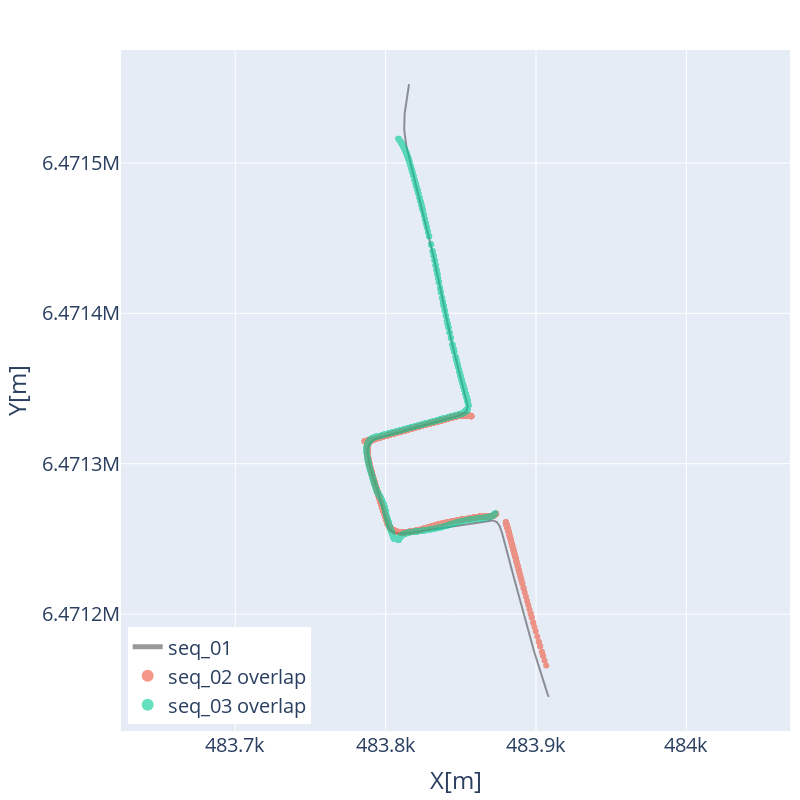
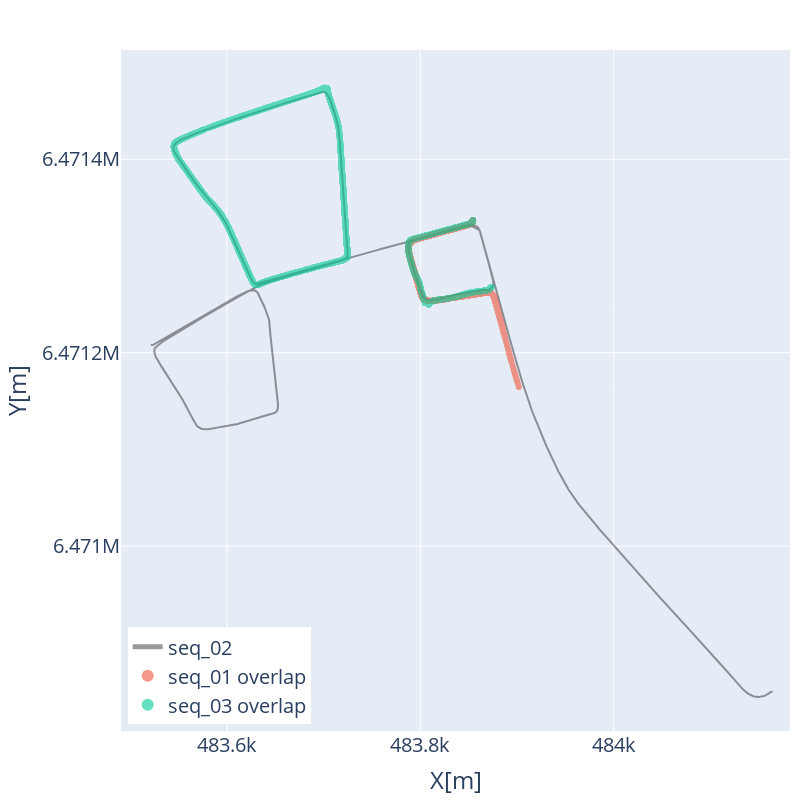
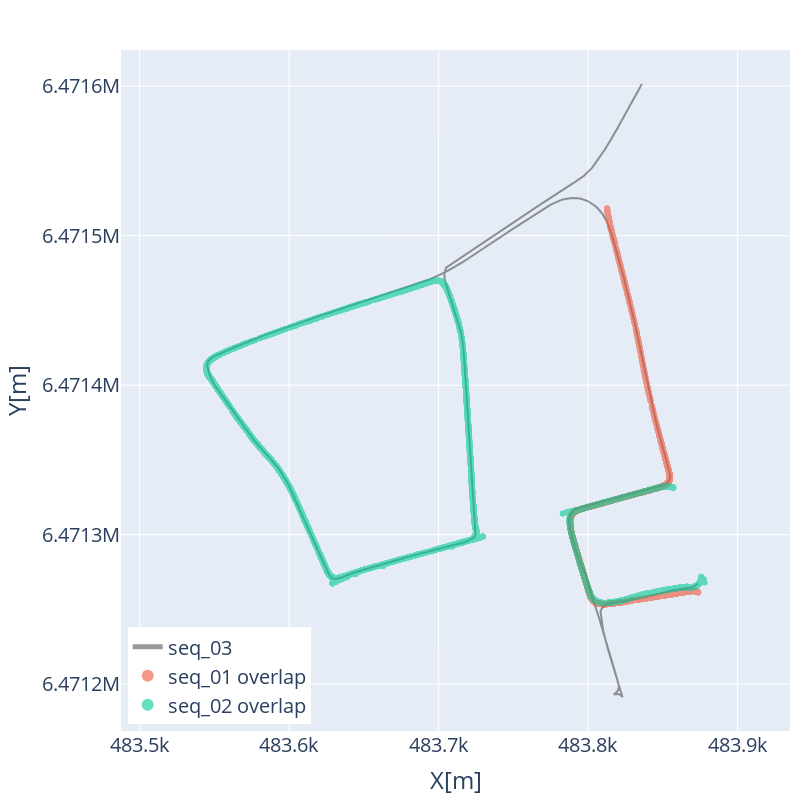

Notebook code cell kept with these figures, in order:
### Code cell
# -----------------------------------
# Plot overlaps with other sequences
# -----------------------------------

names = list(processors.keys())
overlaps = {"seq_01": {}, "seq_02": {}, "seq_03": {}}

for i in range(len(names)):
    for j in range(i + 1, len(names)):
        # print(f"{names[i]} vs {names[j]}")
        p1_name, p2_name = names[i], names[j]
        p1 = processors[names[i]].orbslam.mapping.gt.utm[["x", "y"]].to_numpy()
        p2 = processors[names[j]].orbslam.mapping.gt.utm[["x", "y"]].to_numpy()
        distances = cdist(p1, p2, "euclidean")
        pairs = np.argwhere(distances < 5.0)

        p1_indices = pairs[:, 0]
        p1_overlap = p1[p1_indices]

        p2_indices = pairs[:, 1]
        p2_overlap = p2[p2_indices]

        overlaps[p1_name][p2_name] = p2_overlap
        overlaps[p2_name][p1_name] = p1_overlap

for seq, overlap in overlaps.items():
    traces = [
        create_2d_scatter(
            processors[seq].orbslam.mapping.gt.utm,
            seq,
            mode="lines",
            opacity=0.4,
            color="black",
        )
    ]
    for overlap_seq, overlap in overlap.items():
        traces.append(
            create_2d_scatter(
                pd.DataFrame(overlap, columns=["x", "y"]),
                f"{overlap_seq} overlap",
                mode="markers",
                bold=True,
                opacity=0.6,
            )
        )
    fig = create_2d_fig(traces)
    fig.update_yaxes(
        title_text="Y[m]",
        scaleanchor="x",
        scaleratio=1,
        nticks=5,
    )
    fig.update_xaxes(
        title_text="X[m]",
        tickangle=0,
        nticks=5,
    )
    fig.update_layout(
        width=800,
        height=800,
        font=dict(size=20),
        margin={"t": 50, "b": 10, "l": 10, "r": 10},
        legend=dict(yanchor="bottom", y=0.01, xanchor="left", itemsizing="constant"),
    )
    fig.write_image(path.join(FIGURES_ROOT, f"{seq}_overlaps.png"), scale=2)
    fig.show()

### Figure 1 — Plotly figure (JSON) as saved in the notebook; plotly's stock layout.template omitted (floating-point values rounded to 4 significant figures; data arrays with more than 128 entries replaced by an {"elided": "..."} marker saying what was removed)
{"data": [{"marker": {"color": "black", "size": 3}, "mode": "lines", "name": "seq_01", "opacity": 0.4, "type": "scatter", "x": {"elided": "490 float values"}, "y": {"elided": "490 float values"}}, {"line": {"width": 5}, "mode": "markers", "name": "seq_02 overlap", "opacity": 0.6, "type": "scatter", "x": {"elided": "3164 float values"}, "y": {"elided": "3164 float values"}}, {"line": {"width": 5}, "mode": "markers", "name": "seq_03 overlap", "opacity": 0.6, "type": "scatter", "x": {"elided": "3710 float values"}, "y": {"elided": "3710 float values"}}], "layout": {"font": {"size": 20}, "height": 800, "legend": {"itemsizing": "constant", "x": 0.01, "xanchor": "left", "y": 0.01, "yanchor": "bottom"}, "margin": {"b": 10, "l": 10, "r": 10, "t": 50}, "title": {}, "width": 800, "xaxis": {"nticks": 5, "tickangle": 0, "title": {"text": "X[m]"}}, "yaxis": {"nticks": 5, "scaleanchor": "x", "scaleratio": 1, "title": {"text": "Y[m]"}}}}

### Figure 2 — Plotly figure (JSON) as saved in the notebook; plotly's stock layout.template omitted (floating-point values rounded to 4 significant figures; data arrays with more than 128 entries replaced by an {"elided": "..."} marker saying what was removed)
{"data": [{"marker": {"color": "black", "size": 3}, "mode": "lines", "name": "seq_02", "opacity": 0.4, "type": "scatter", "x": {"elided": "1416 float values"}, "y": {"elided": "1416 float values"}}, {"line": {"width": 5}, "mode": "markers", "name": "seq_01 overlap", "opacity": 0.6, "type": "scatter", "x": {"elided": "3164 float values"}, "y": {"elided": "3164 float values"}}, {"line": {"width": 5}, "mode": "markers", "name": "seq_03 overlap", "opacity": 0.6, "type": "scatter", "x": {"elided": "8178 float values"}, "y": {"elided": "8178 float values"}}], "layout": {"font": {"size": 20}, "height": 800, "legend": {"itemsizing": "constant", "x": 0.01, "xanchor": "left", "y": 0.01, "yanchor": "bottom"}, "margin": {"b": 10, "l": 10, "r": 10, "t": 50}, "title": {}, "width": 800, "xaxis": {"nticks": 5, "tickangle": 0, "title": {"text": "X[m]"}}, "yaxis": {"nticks": 5, "scaleanchor": "x", "scaleratio": 1, "title": {"text": "Y[m]"}}}}

### Figure 3 — Plotly figure (JSON) as saved in the notebook; plotly's stock layout.template omitted (floating-point values rounded to 4 significant figures; data arrays with more than 128 entries replaced by an {"elided": "..."} marker saying what was removed)
{"data": [{"marker": {"color": "black", "size": 3}, "mode": "lines", "name": "seq_03", "opacity": 0.4, "type": "scatter", "x": {"elided": "1199 float values"}, "y": {"elided": "1199 float values"}}, {"line": {"width": 5}, "mode": "markers", "name": "seq_01 overlap", "opacity": 0.6, "type": "scatter", "x": {"elided": "3710 float values"}, "y": {"elided": "3710 float values"}}, {"line": {"width": 5}, "mode": "markers", "name": "seq_02 overlap", "opacity": 0.6, "type": "scatter", "x": {"elided": "8178 float values"}, "y": {"elided": "8178 float values"}}], "layout": {"font": {"size": 20}, "height": 800, "legend": {"itemsizing": "constant", "x": 0.01, "xanchor": "left", "y": 0.01, "yanchor": "bottom"}, "margin": {"b": 10, "l": 10, "r": 10, "t": 50}, "title": {}, "width": 800, "xaxis": {"nticks": 5, "tickangle": 0, "title": {"text": "X[m]"}}, "yaxis": {"nticks": 5, "scaleanchor": "x", "scaleratio": 1, "title": {"text": "Y[m]"}}}}
